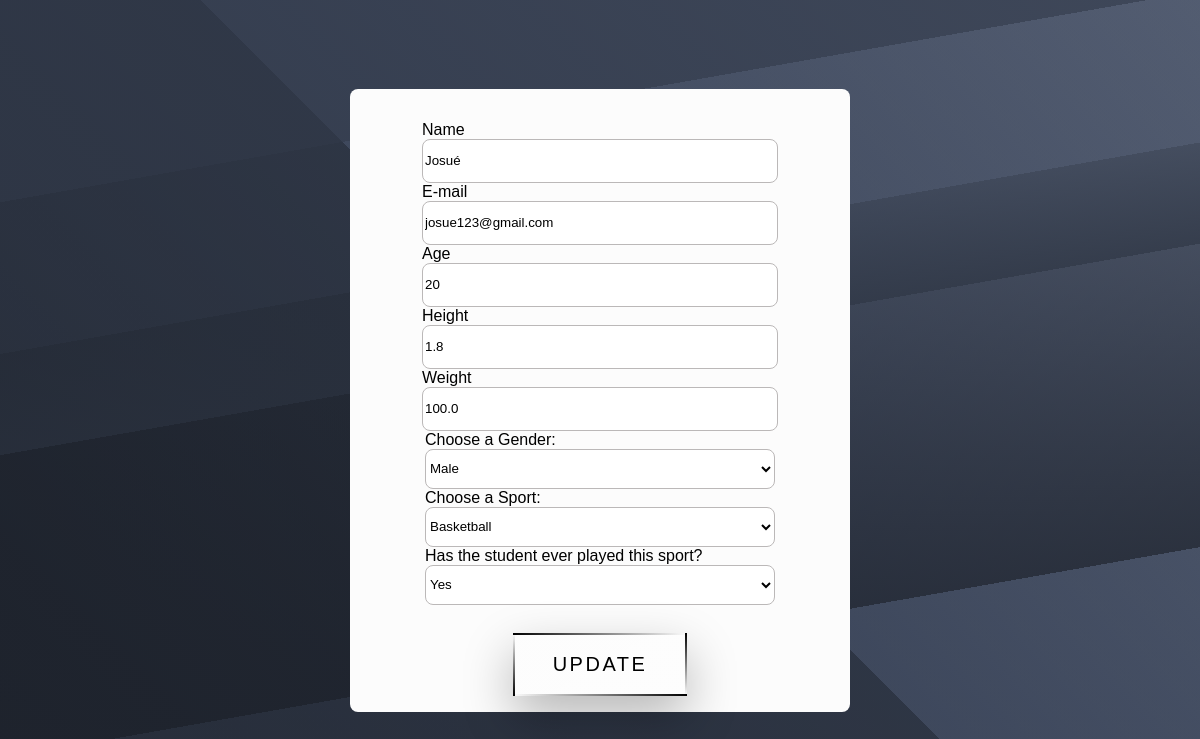
Screenshot of /data/editStudent?student=15 with the database file from the repository.
### tables this page shows
CREATE TABLE cadastro (
                id INTEGER PRIMARY KEY AUTOINCREMENT,
                name         TEXT,
                email        TEXT,
                age          INTERGER,
                height       FLOAT,
                weight       FLOAT,
                sport_option TEXT,
                sport        TEXT,
                gender       TEXT
            );

### app.py (the view)
@app.route('/data/editStudent')
def editStudent():
    student_id = request.args.get('student')
    print("Student ID:", student_id)
    connection = sqlite3.connect(DATABASE_PATH)
    cursor = connection.cursor()
    cursor.execute('SELECT * FROM cadastro WHERE id = ?', (student_id,))
    dados = cursor.fetchone()
    connection.close()
    print(dados)
    return render_template('edit.html', dados=dados, student=student_id)

### templates/edit.html (shortened to what this page needs)
<!DOCTYPE html>
<html lang="en">
<head>
    <link rel= "stylesheet" type= "text/css" href= "{{ url_for('static',filename='style.css') }}">
    <link rel="stylesheet" href="{{ url_for('static',filename='botao.css') }}">
</head>
<body>
    <div class="edit-container">
        <form action="/edit_handler?student={{student}}" class="form-container" method="POST">
            <p>
            <div class="form-input">
                <label for="name">Name</label>
                <input name="name-input" id="name" type="text" value="{{dados[1]}}"/>
            </div>
            <div class="form-input">
                <label for="e-mail">E-mail</label>
                <input name="e-mail-input" id="e-mail" type="email" value="{{dados[2]}}"/>
            </div>
            <div class="form-input">
                <label for="age">Age</label>
            <input name="number-input" id="age" type="number" value="{{dados[3]}}"/>
              </div>
              <div class="form-input">
                <label for="number">Height</label>
            <input name="height-input" id="height" type="text" value="{{dados[4]}}"/>
              </div>
              <div class="form-input">
                <label for="number">Weight</label>
            <input name="weight-input" id="weight" type="number" value="{{dados[5]}}"/>
              </div>
              <div class="form-input">
                <label for="gender">Choose a Gender:</label>
                <select name="gender" id="gender">
                    {% if dados[8].lower() == "male" %}
                        <option value="male" selected>Male</option>
                    {% else %}
                        <option value="male">Male</option>
                    {% endif %}
                  </select>
              </div>
              <div class="form-input">
                <label for="sport-option">Choose a Sport:</label>
                <select name="sport-option" id="sport-option">
                    {% if dados[6].lower() == "basketball" %}
                    <option value="basketball" selected>Basketball</option>
                {% else %}
                    <option value="basketball">Basketball</option>
                {% endif %}
                  </select>
              </div>
             <div class="form-input">
                <label for="sport">Has the student ever played this sport?</label>
                <select name="sport" id="sport">
                    {% if dados[7].lower() == "yes" %}
                    <option value="yes" selected>Yes</option>
                {% else %}
                    <option value="yes">Yes</option>
                {% endif %}
                </select>
            </p>
            </div>
            <button type="submit" class="submit-button">
                <a class="animated-button">
                    <span></span>
                    <span></span>
                    <span></span>
                    <span></span>
                    Update
                  </a>
            </button>
</body>
</html>

### static/style.css (style rules this page uses)
body { width: 100%; height: 100vh; margin: 0; padding: 0; background: #f3f2f2; display: flex; align-items: center; justify-content: center; }
.edit-container { width: 500px; height: auto; background: #fcfcfc; border-radius: .5rem; }
form { display: flex; flex-direction: column; align-items: center; justify-content: center; }
.form-container { gap: 5%; width: 100%; height: 100%; }
input { width: 350px; height: 40px; background: #ffffff; border: .1vw solid #bbb8b8; border-radius: .5rem; border: 1 none; outline: 0; text-align: start; }
select { width: 350px; height: 40px; background: #ffffff; border: .1vw solid #bbb8b8; border-radius: .5rem; border: 1 none; outline: 0; text-align: start; }
p { color: rgb(255, 255, 255); }
label { text-align: left; display: block; }

### static/botao.css (style rules this page uses)
html { height: 100%; -webkit-box-sizing: border-box; box-sizing: border-box; }
body { min-height: 100%; position: relative; padding-bottom: 3rem; margin: 0; padding: 0; text-align: center; width: 100%; background: linear-gradient(170deg, rgba(49, 57, 73, 0.8) 20%, rgba(49, 57, 73, 0.5) 20%, rgba(49, 57, 73, 0.5) 35%, rgba(41, 48, 61, 0.6) 35%, rgba(41, 48, 61, 0.8) 45%, rgba(31, 36, 46, 0.5) 45%, rgba(31, 36, 46, 0.8) 75%, rgba(49, 57, 73, 0.5) 75%), linear-gradient(45deg, rgba(20, 24, 31, 0.8) 0%, rgba(41, 48, 61, 0.8) 50%, rgba(82, 95, 122, 0.8) 50%, rgba(133, 146, 173, 0.8) 100%) #313949; font-family: 'Lucida Sans', 'Lucida Sans Regular', 'Lucida Grande', 'Lucida Sans Unicode', Geneva, Verdana, sans-serif; }
.animated-button { background: linear-gradient(-30deg, #ffffff46 50%, #ffffff34 50%); padding: 20px 40px; margin: 12px; display: inline-block; -webkit-transform: translate(0%, 0%); transform: translate(0%, 0%); overflow: hidden; color: #000000; font-size: 20px; letter-spacing: 2.5px; text-align: center; text-transform: uppercase; text-decoration: none; -webkit-box-shadow: 0 20px 50px rgba(0, 0, 0, 0.253); box-shadow: 0 20px 50px rgba(0, 0, 0, 0.281); }
.animated-button::before { content: ''; position: absolute; top: 0px; left: 0px; width: 100%; height: 100%; background-color: #000000; opacity: 0; -webkit-transition: .2s opacity ease-in-out; transition: .2s opacity ease-in-out; }
.animated-button span { position: absolute; }
.animated-button span:nth-child(1) { top: 0px; left: 0px; width: 100%; height: 2px; background: -webkit-gradient(linear, right top, left top, from(rgba(43, 8, 8, 0)), to(#000000)); background: linear-gradient(to left, rgba(255, 255, 255, 0), #000000); -webkit-animation: 2s animateTop linear infinite; animation: 2s animateTop linear infinite; }
.animated-button span:nth-child(2) { top: 0px; right: 0px; height: 100%; width: 2px; background: -webkit-gradient(linear, left bottom, left top, from(rgba(43, 8, 8, 0)), to(#000000)); background: linear-gradient(to top, rgba(43, 8, 8, 0), #000000); -webkit-animation: 2s animateRight linear -1s infinite; animation: 2s animateRight linear -1s infinite; }
.animated-button span:nth-child(3) { bottom: 0px; left: 0px; width: 100%; height: 2px; background: -webkit-gradient(linear, left top, right top, from(rgba(0, 0, 0, 0)), to(#000000)); background: linear-gradient(to right, rgba(43, 8, 8, 0), rgb(0, 0, 0)38, 38); -webkit-animation: 2s animateBottom linear infinite; animation: 2s animateBottom linear infinite; }
.animated-button span:nth-child(4) { top: 0px; left: 0px; height: 100%; width: 2px; background: -webkit-gradient(linear, left top, left bottom, from(rgba(43, 8, 8, 0)), to(#000000)); background: linear-gradient(to bottom, rgba(43, 8, 8, 0), #000000); -webkit-animation: 2s animateLeft linear -1s infinite; animation: 2s animateLeft linear -1s infinite; }
.submit-button { all: unset; }

### rows the page displays
cadastro: name-input "Josué", e-mail-input "josue123@gmail.com", number-input "20", height-input "1.8", weight-input "100.0", gender "Male", sport-option "Basketball", sport "Yes"
